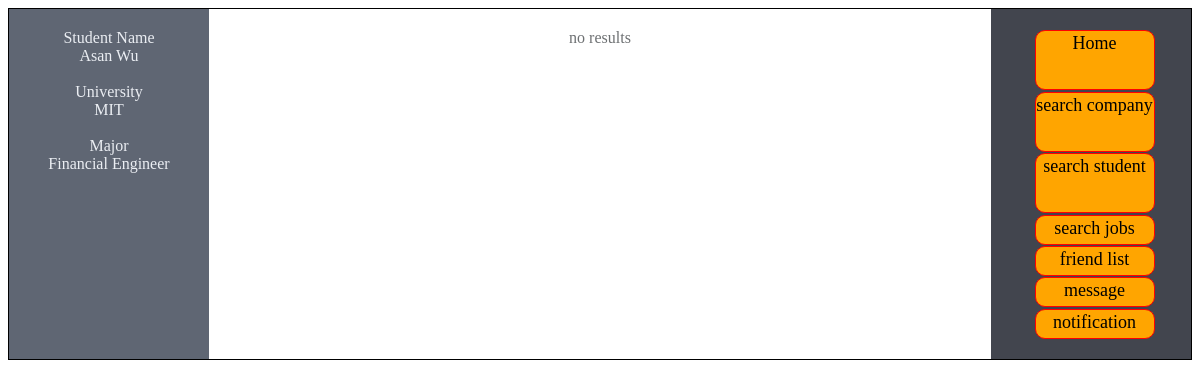
The page /queryjobs.php?sid=aw2675 on the database its author committed.
### tables this page shows
CREATE TABLE `Student` (
  `sid` VARCHAR(10) NOT NULL,
  `sname` VARCHAR(20) NOT NULL,
  `spassword` VARCHAR(45) NOT NULL,
  `gpa` VARCHAR(10) NULL,
  `university` VARCHAR(25) NULL,
  `major` VARCHAR(25) NULL,
  `phone` VARCHAR(15) NULL,
  `email` VARCHAR(45) NULL,
  `interests` VARCHAR(1000) NULL,
 `qualification` VARCHAR(1000) NULL,
  `resume` VARCHAR(1000) NULL,
  `security` ENUM('allow', 'not allow')  NULL,
  PRIMARY KEY (`sid`));

### queryjobs.php (the view, shortened to what this page needs)
<?php
$con = dbopen();
$uid = $_GET['sid'];
$keyword = $_POST['keyword'];
$query = "SELECT * FROM student where sid='$uid' ";
$result = mysqli_query($con, $query);
$query1 = "SELECT * FROM company natural join job where ((title like '%$keyword%') or (requirements like '%$keyword%') or (descriptions like '%$keyword%'))";
$result1 = mysqli_query($con, $query1);
?>
<!DOCTYPE html>
<head>
  <link rel="stylesheet" href="companystyle.css">
</head>
<body>
 <div class = "wrap" align="center">
   <div class = "left">
<?php
  if (mysqli_num_rows($result) > 0) {
    while($row = mysqli_fetch_assoc($result)) {
      echo "Student Name"."<br>";
      echo "<div>" . $row['sname'] . "</div>" . "<br>";
      echo "University"."<br>";
      echo "<div>" . $row['university'] . "</div>"."<br>";
      echo "Major"."<br>";
      echo "<div>" . $row['major'] . "</div>" ."<br>";
    }
  } else{
    echo "not enough information";
  }
?>
   </div>
   <div class = "right">
    <a href="student.php?uid=<?php echo $uid ?>  " style="text-decoration: none; color: black;">
    <div style="width: 120px;  height: 60px; background-color: orange; border: solid red 1px; border-radius: 10px; text-align: center; margin-top: 1%; margin-left: 5%;">
      <p style="font-size:18px; font-family: cursive; margin: 2px auto;">
      Home
      </p>
    </div>
  </a>
       <a href="searchcompany.php?sid=<?php echo $uid ?>" style="text-decoration: none; color: black;">
    <div style="width: 120px;  height: 60px; background-color: orange; border: solid red 1px; border-radius: 10px; text-align: center; margin-top: 1%; margin-left: 5%;">
      <p style="font-size:18px; font-family: cursive; margin: 2px auto;">
      search company
      </p>
    </div>
  </a>
    <a href="searchstudent.php?sid=<?php echo $uid ?>" style="text-decoration: none; color: black;">
    <div style="width: 120px;  height: 60px; background-color: orange; border: solid red 1px; border-radius: 10px; text-align: center; margin-top: 1%; margin-left: 5%;">
      <p style="font-size:18px; font-family: cursive; margin: 2px auto;">
      search student
      </p>
    </div>
  </a>
   <a href="searchjobs.php?sid=<?php echo $uid ?>" style="text-decoration: none; color: black;">
    <div style="width: 120px;  height: 30px; background-color: orange; border: solid red 1px; border-radius: 10px; text-align: center; margin-top: 1%; margin-left: 5%;">
      <p style="font-size:18px; font-family: cursive; margin: 2px auto;">
      search jobs
      </p>
    </div>
  </a>
    <a href="friendlist.php?sid=<?php echo $uid ?>" style="text-decoration: none; color: black;">
    <div style="width: 120px;  height: 30px; background-color: orange; border: solid red 1px; border-radius: 10px; text-align: center; margin-top: 1%; margin-left: 5%;">
      <p style="font-size:18px; font-family: cursive; margin: 2px auto;">
      friend list
      </p>
    </div>
  </a>
    <a href="message.php?sid=<?php echo $uid ?>" style="text-decoration: none; color: black;">
    <div style="width: 120px;  height: 30px; background-color: orange; border: solid red 1px; border-radius: 10px; text-align: center; margin-top: 1%; margin-left: 5%;">
      <p style="font-size:18px; font-family: cursive; margin: 2px auto;">
      message
      </p>
    </div>
  </a>
  <a href="notification.php?sid=<?php echo $uid ?>" style="text-decoration: none; color: black;">
    <div style="width: 120px;  height: 30px; background-color: orange; border: solid red 1px; border-radius: 10px; text-align: center; margin-top: 1%; margin-left: 5%;">
      <p style="font-size:18px; font-family: cursive; margin: 2px auto;">
      notification
      </p>
    </div>
  </a>
   </div>
   <div class = "middle">
<?php
     if (mysqli_num_rows($result1) > 0) {
        echo "<table border='1'>
        <tr>
        <th>Company name </th>
        <th>Job name</th>
        <th>Salary</th>
        <th>requirements</th>
        <th>descriptions</th>
        </tr>";
    while($row = mysqli_fetch_assoc($result1)){
              echo "<tr>";
               echo "<td>" . $row['cname'] . "</td>";
               echo "<td>" . $row['title'] . "</td>";
               echo "<td>" . $row['salary'] . "</td>";
               echo "<td>" . $row['requirements'] . "</td>";
               echo "<td>" . $row['descriptions'] . "</td>";
               echo "</tr>";
    }
  echo "</table>";
}
else {
    echo "no results";
}
?>
   </div>
 </div>
</body>
</html>

### companystyle.css (style rules this page uses)
* { box-sizing: border-box; }
.wrap { border: 1px solid; overflow : auto; position: relative; width: 100%; height: 100%; }
.left { width: 200px; float: left; color: #ebeef3; padding: 20px 30px; }
.left:after { content: ''; position: absolute; width: 200px; background: #5f6673; left: 0; top: 0; bottom: 0; z-index: -1; }
.middle { margin-left: 200px; margin-right: 200px; padding: 20px 30px; color: #6d7072; }
.middle:after { content:''; position: absolute; top: 0; bottom: 0; left: 200px; right: 200px; z-index: -1; background: #fff; }
.right { width: 200px; float: right; color: #ebeef3; padding: 20px 30px; }
.right:before { content:''; position: absolute; width: 200px; background-color: #42454e; top:0; right:0; bottom:0; z-index: -1; }

### rows shown on the page
student: sname "Asan Wu", university "MIT", major "Financial Engineer"
